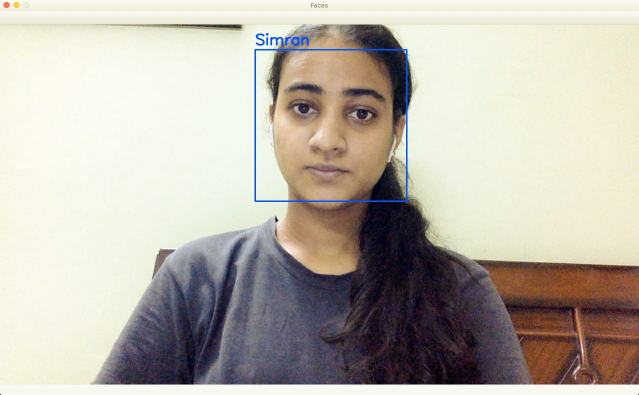
#> input picture Face Detection and Recognition/Face Recognition.jpeg, 1278 x 789 px, given in place of the camera (shown at 1/2 size)
$ python collect.py
#> lines starting #> are read from the running program, lines starting #| are printed output that depends on the picture; after the words box and inside, x2 and y2 are one past the last pixel; in counts of white or black regions, pixels touching at a corner belong together
import cv2
import numpy as np

cap=cv2.VideoCapture(0)
face_cascade=cv2.CascadeClassifier("haarcascade_frontalface_alt.xml")
skip=0
face_data=[]

file_name=input('Enter the name of the person :')
#> the answer given: Face Recognition.jpeg
while True:
    ret,frame=cap.read()
#> frame is the input picture: shape (789, 1278, 3); mean B, G, R 170.6, 180.5, 186.6

    if ret==False:
        continue
    gray_frame=cv2.cvtColor(frame,cv2.COLOR_BGR2GRAY)
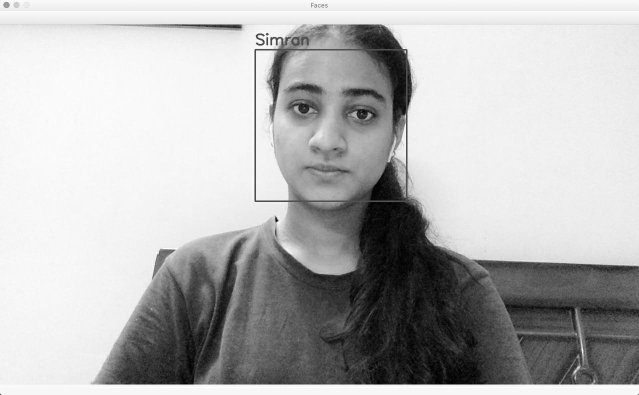
#> gray_frame: shape (789, 1278) (shown at 1/2 size); min 0, max 255, mean 181.2

    faces=face_cascade.detectMultiScale(gray_frame,1.3,5) #List of Tuples
#> faces = [[504, 96, 314, 314]]
    # 1.3-scaling parameter and 5- n nearest neighbours
    faces=sorted(faces,key= lambda f:f[2]*f[3])


    for face in faces[-1:]:
        x,y,w,h=face
        #Draw a rectangle around the face
        cv2.rectangle(frame,(x,y),(x+w,y+h),(0,255,255),2)

        offset=10
        #Extract the face
        face_section=frame[y-offset:y+h+offset,x-10:x+w+offset]
        face_section=cv2.resize(face_section,(100,100))
        skip+=1

        if skip%10==0:
            face_data.append(face_section)
            print(len(face_data))
#> this loop made 1 pass
#> (x, y, w, h, offset, skip) on pass 1: (504, 96, 314, 314, 10, 1)
#> pass 1, `face_section=frame[y-offset:y+h+offset,x-10:x+w+offset]`:
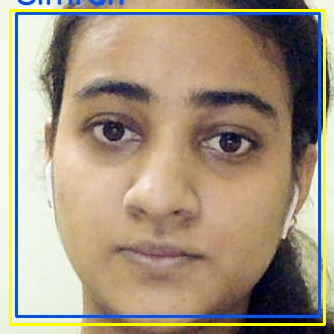
#> face_section: shape (334, 334, 3); mean B, G, R 127.7, 150.7, 165.7
#> pass 1, `face_section=cv2.resize(face_section,(100,100))`:
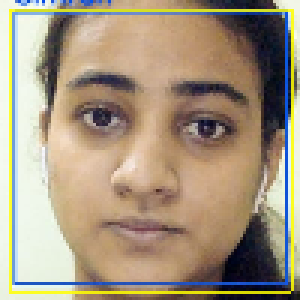
#> face_section: shape (100, 100, 3) (shown 3 times larger); mean B, G, R 127.7, 150.8, 166
#> after the loop:
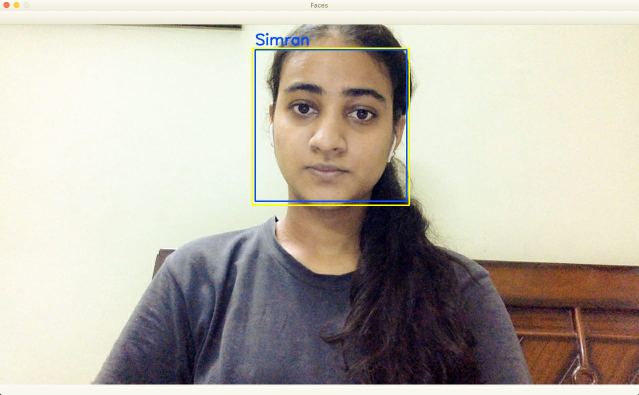
#> frame: shape (789, 1278, 3) (shown at 1/2 size); 0.37% of pixels changed, all inside (x1, y1, x2, y2) = (503, 95, 820, 412)
#> after the loop, face_data = []; skip = 1

    cv2.imshow('Video Capture',frame)
    cv2.imshow("Face",face_section)


    key_pressed=cv2.waitKey(1) & 0xFF
#> (key q is pressed here)
    if key_pressed==ord('q'):
        break
#Flatten the largest face image(gray_scale) which is a list array and store it in a numpy array
face_data=np.asarray(face_data)
#> face_data = empty array
#> (the run stopped early here; a loop or call above may not have finished)
